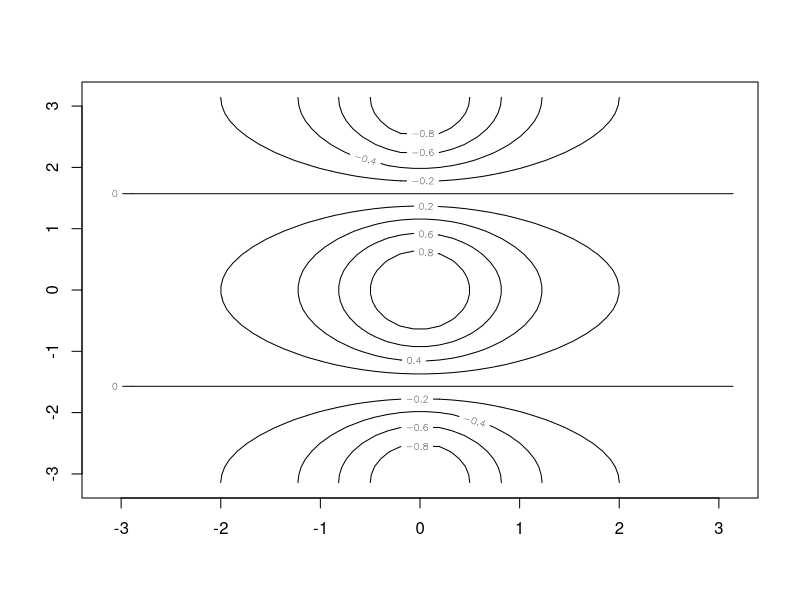
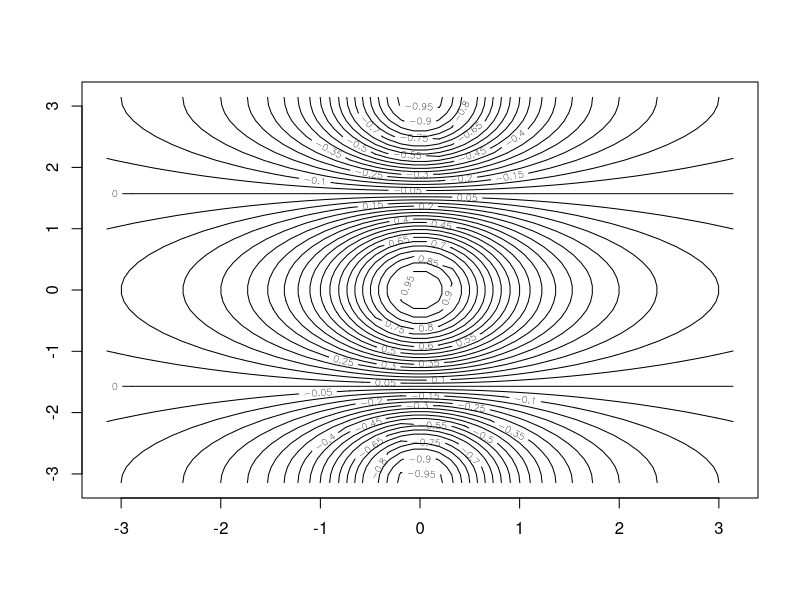
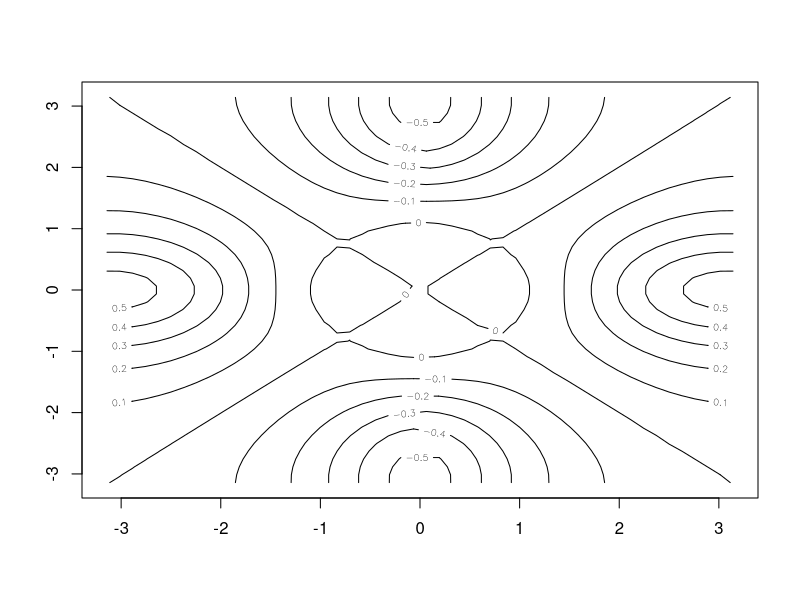
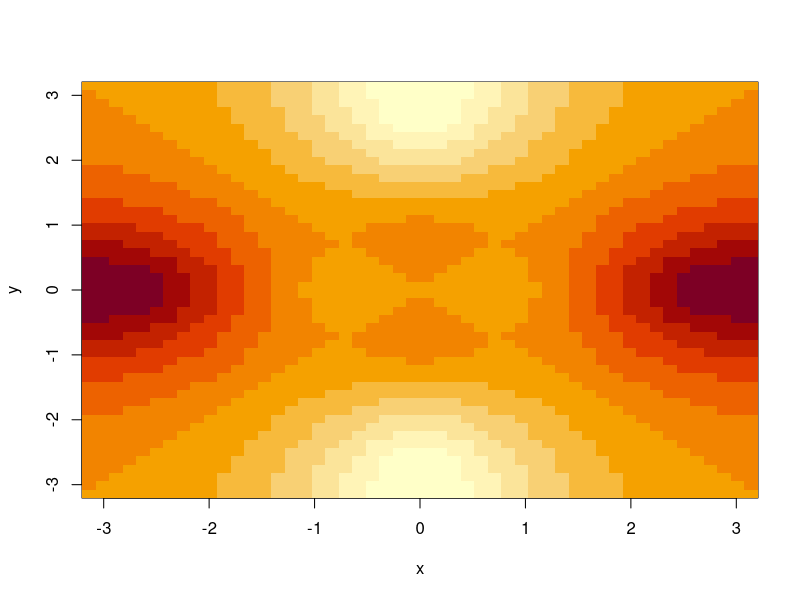
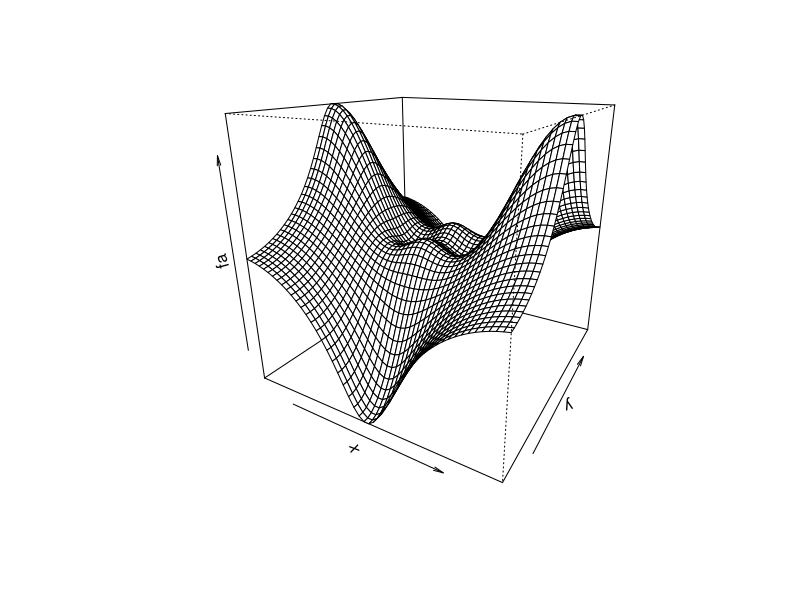

Here is the R script that generated these plots, in order:
#Exercises from book "An introduction to statistical learning: with applications in R"
#Chapter 2.3 - Lab: Introduction to R

#create vectors
x <- c(1,3,2,5)
x
x = c(1,6,2)
y = c(1,4,3)
y
#sum vectors
length(x)
length(y)
x+y
#explore variables
ls()
rm(x,y)
ls()
rm(list=ls())
#working with a matrix
x = matrix(data=c(1,2,3,4), nrow=2, ncol=2)
x
matrix(data=c(1,2,3,4), nrow=2, ncol=2, byrow=TRUE)
sqrt(x)
x^2
#working with normal variables
x=rnorm(50)
y = x + rnorm(50, mean=50, sd=.2)
cor(x,y)
set.seed(1303)
rnorm(50)
#summary statistics
set.seed(3)
y = rnorm(100)
mean(y)
var(y)
sqrt(var(y))
sd(y)
#plotting data
x = rnorm(100)
y = rnorm(100)
pdf("Figure.pdf")
plot(x,y,main="Testing plots", xlab="x axis", ylab="y axis")
plot(x,y)
dev.off()
#creating sequences
x = seq(1,10)
x
x = 1:10
x
x = seq(-pi,pi,length=50)
x
#contour plots
y = x
f = outer(x,y,function(x,y) cos(y)/(1+x^2))
contour(x,y,f)
contour(x,y,f,nlevels=45)
fa = (f - t(f))/2
contour(x,y,fa,nlevels=15)
#complex graphs
image(x,y,fa)
persp(x,y,fa,theta=30,phi=20)
#indexing data
A = matrix(1:16,4,4)
A[2,3]
A[c(1,3), c(2,4)]
A[1:3, 2:4]
A[1:2,]
A[1,]
A[-c(1,3),]
dim(A)